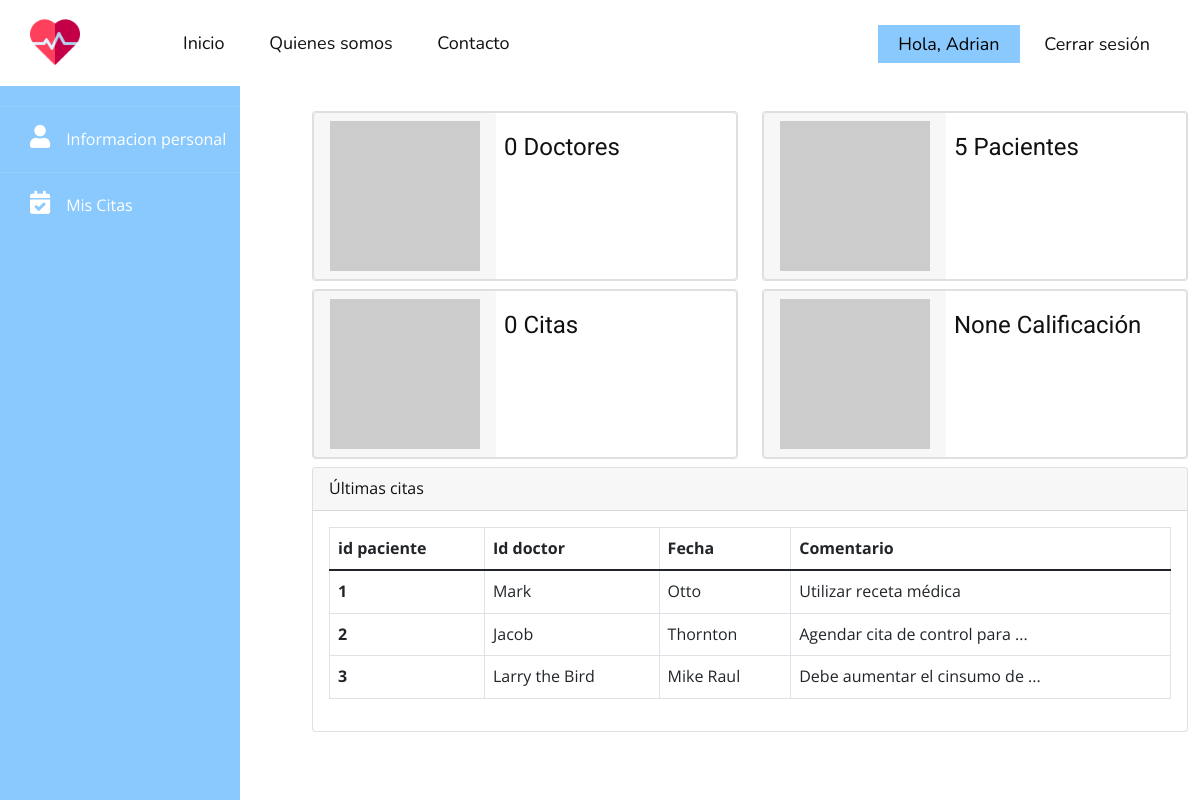
Before: /dashboard (signed in) with the older database file.
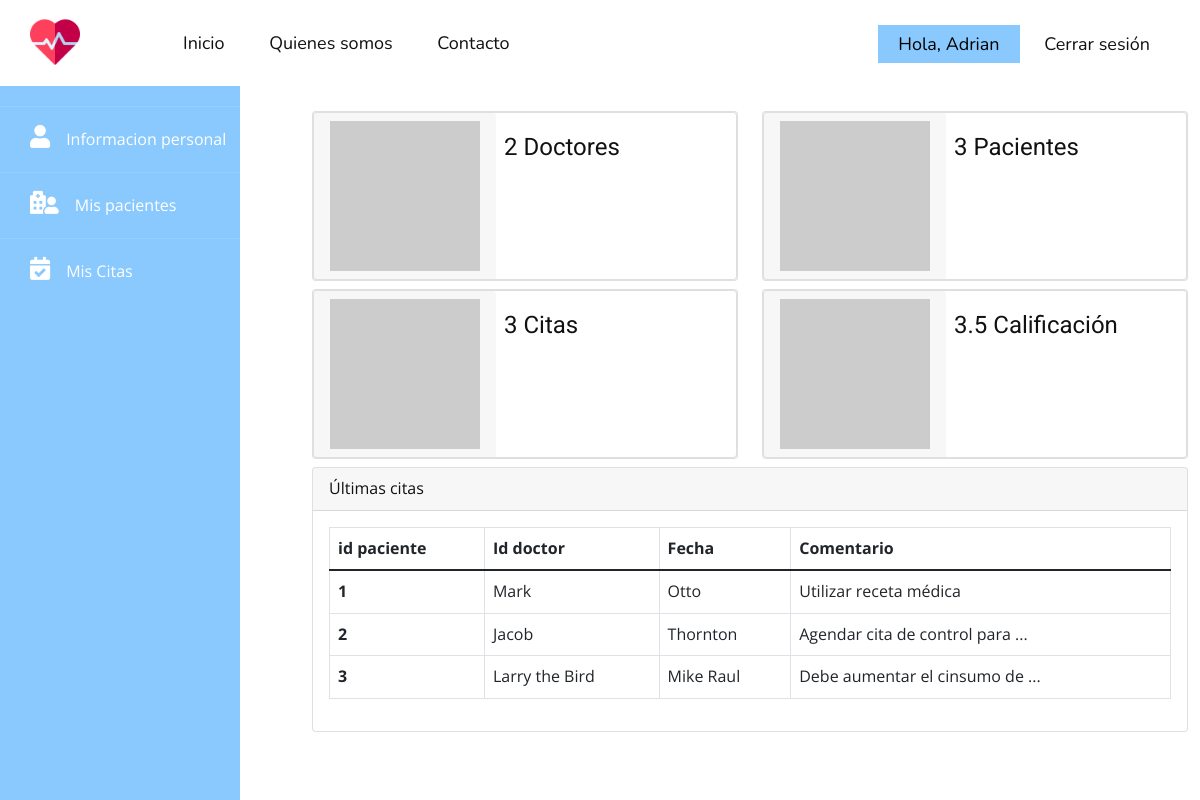
After: the same page with the newer database file.
### app.py (the view)
@app.route('/dashboard', methods=('GET', 'POST'))
@login_required
def dashboard():
    try:
        db = get_db()
        doctor = db.execute('SELECT count(role) FROM users where role = 2').fetchone()[0]
        db.commit()
        db = get_db()
        patient = db.execute('SELECT count(role) FROM users where role = 3').fetchone()[0]
        db.commit()
        db = get_db()
        appointment = db.execute('SELECT count(id) FROM appointments where status = 2').fetchone()[0]
        db.commit()
        db = get_db()
        avg = db.execute('SELECT AVG(rate) FROM appointments').fetchone()[0]
        db.commit()
        return render_template('dashboard.html', doctor=doctor, patient=patient, appointment=appointment, avg=avg)
    except Exception as e:
        print(e)
        return render_template('dashboard.html')

### app.py (called while the page is built)
def login_required(view):
    @functools.wraps(view)
    def wrapped_view(**kwargs):
        if g.user is None:
            return redirect(url_for('login'))
        return view(**kwargs)
    return wrapped_view

@app.before_request
def load_logged_in_user():
    user_id = session.get('user_id')
    if user_id is None:
        g.user = None
    else:
        db = get_db()
        g.user = db.execute('SELECT * FROM users WHERE id = ?', (user_id,)).fetchone()

### db.py (called while the page is built)
def get_db():
    try:
        if 'db' not in g:
            g.db = sqlite3.connect('hospital.db')
        return g.db
    except Error:
        print(Error)

### templates/dashboard.html (shortened to what the changed rows need)
{% extends "layout.html" %}
{% block content %}
    {% include '/template-parts/sidebar.html' %}
    <div class="main">
        <div class="container">
            <div class="row mt-4">
                <div class="col-sm-6 mb-2">
                    <div class="card">
                        <div class="card flex-row flex-wrap">
                            <div class="card-block px-2">
                                <h4 class="card-title">{{ doctor }} Doctores</h4>
                            </div>
                        </div>
                    </div>
                </div>
                <div class="col-sm-6 mb-2">
                    <div class="card">
                        <div class="card flex-row flex-wrap">
                            <div class="card-block px-2">
                                <h4 class="card-title">{{ patient }} Pacientes</h4>
                            </div>
                        </div>
                    </div>
                </div>
                <div class="col-sm-6 mb-2">
                    <div class="card">
                        <div class="card flex-row flex-wrap">
                            <div class="card-block px-2">
                                <h4 class="card-title">{{ appointment }} Citas</h4>
                            </div>
                        </div>
                    </div>
                </div>
                <div class="col-sm-6 mb-2">
                    <div class="card">
                        <div class="card flex-row flex-wrap">
                            <div class="card-block px-2">
                                <h4 class="card-title">{{ avg }} Calificación</h4>
                            </div>
                        </div>
                    </div>
                </div>
                <br>
                <div class="col-sm-12">
                    <div class="card">
                        <div class="card-body">
                            <table class="table table-bordered">
                                <thead>
                                <tr>
                                    <th scope="col">id paciente</th>
                                    <th scope="col">Id doctor</th>
                                    <th scope="col">Fecha</th>
                                    <th scope="col">Comentario</th>
                                </tr>
                                </thead>
                                <tbody>
                                <tr>
                                    <th scope="row">1</th>
                                </tr>
                                <tr>
                                    <th scope="row">2</th>
                                </tr>
                                <tr>
                                    <th scope="row">3</th>
                                </tr>
                                </tbody>
                            </table>
                        </div>
                    </div>
                </div>
            </div>
        </div>
    </div>
{% endblock %}

Changed rows visible on the page:
changed users "Adrian": role 3 → 2 (drawn)
Other visible differences:
{{ doctor }}: "0" → "2"
{{ patient }}: "5" → "3"
{{ appointment }}: "0" → "3"
{{ avg }}: "None" → "3.5"
text now shown: "Mis pacientes"
